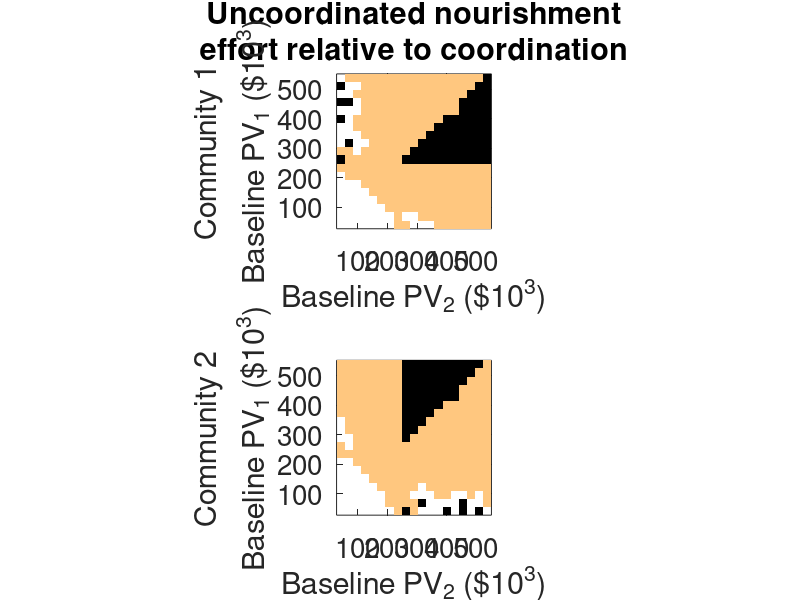
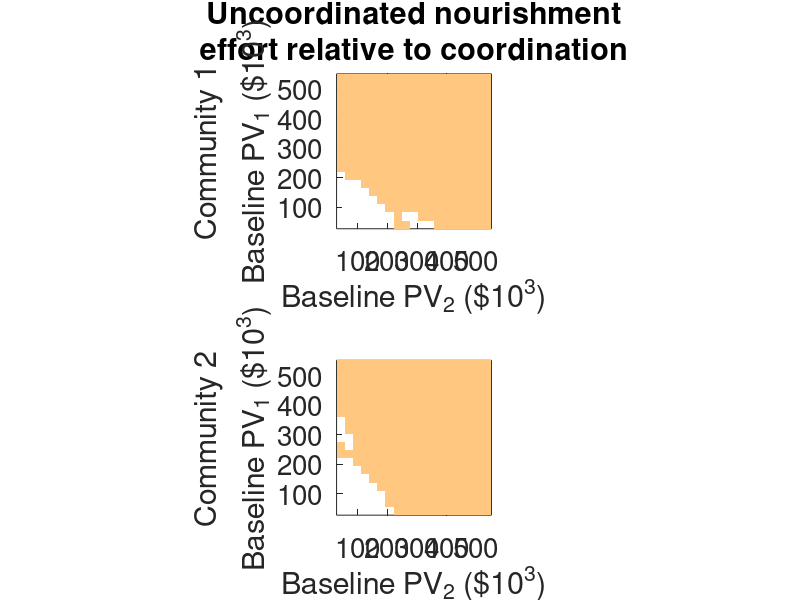

These figures' MATLAB source, in order:
load('basePV1_basePV2_sensitivity_analyses_DATA.mat')

R2_cons_diff=NaN(nn,mm);
R3_cons_diff=NaN(nn,mm);
R2_risk_diff=NaN(nn,mm);
R3_risk_diff=NaN(nn,mm);
R2_cons=NaN(nn,mm);
R3_cons=NaN(nn,mm);
R2_risk=NaN(nn,mm);
R3_risk=NaN(nn,mm);

for ii=1:numel(a2_vec) 
    for jj=1:numel(a3_vec)
        if isnan(R2_coord(ii,jj))
            R2_coord(ii,jj)=100;
        end
        if isnan(R3_coord(ii,jj))
            R3_coord(ii,jj)=100;
        end
        if isnan(R2_uncoord_cons(ii,jj))
            R2_uncoord_cons(ii,jj)=100;
        end
        if isnan(R3_uncoord_cons(ii,jj))
            R3_uncoord_cons(ii,jj)=100;
        end
        if isnan(R2_uncoord_risk(ii,jj))
            R2_uncoord_risk(ii,jj)=100;
        end
        if isnan(R3_uncoord_risk(ii,jj))
            R3_uncoord_risk(ii,jj)=100;
        end
        R2_cons_diff(ii,jj)=R2_uncoord_cons(ii,jj)-R2_coord(ii,jj);
        R3_cons_diff(ii,jj)=R3_uncoord_cons(ii,jj)-R3_coord(ii,jj);
        R2_risk_diff(ii,jj)=R2_uncoord_risk(ii,jj)-R2_coord(ii,jj);
        R3_risk_diff(ii,jj)=R3_uncoord_risk(ii,jj)-R3_coord(ii,jj);
        if R2_cons_diff(ii,jj)>0 && TNB_diff_cons(ii,jj)>0
            R2_cons(ii,jj)=-1;
        elseif R2_cons_diff(ii,jj)<0 && TNB_diff_cons(ii,jj)>0
            R2_cons(ii,jj)=1;
        end
        if R3_cons_diff(ii,jj)>0 && TNB_diff_cons(ii,jj)>0
            R3_cons(ii,jj)=-1;
        elseif R3_cons_diff(ii,jj)<0 && TNB_diff_cons(ii,jj)>0
            R3_cons(ii,jj)=1;
        end
        if R2_risk_diff(ii,jj)>0 && TNB_diff_risk(ii,jj)>0
            R2_risk(ii,jj)=-1;
        elseif R2_risk_diff(ii,jj)<0 && TNB_diff_risk(ii,jj)>0
            R2_risk(ii,jj)=1;
        end
        if R3_risk_diff(ii,jj)>0 && TNB_diff_risk(ii,jj)>0
            R3_risk(ii,jj)=-1;
        elseif R3_risk_diff(ii,jj)<0 && TNB_diff_risk(ii,jj)>0
            R3_risk(ii,jj)=1;
        end
    end
end

%% Figures
figure (1) %figure 5f-g in paper
subplot(2,1,1)
pcolor(a3_vec/1e3,a2_vec/1e3,R2_cons)
xlabel('Baseline PV_2 ($10^3)')
ylabel({'Community 1';'Baseline PV_1 ($10^3)'})
title({'Uncoordinated nourishment';'effort relative to coordination'})
set(gca,'FontSize',20)
caxis([-1 1])
pbaspect([1 1 1])
shading flat
colormap(flipud(copper))
subplot(2,1,2)
pcolor(a3_vec/1e3,a2_vec/1e3,R3_cons)
shading flat
pbaspect([1 1 1])
xlabel('Baseline PV_2 ($10^3)')
ylabel({'Community 2';'Baseline PV_1 ($10^3)'})
set(gca,'FontSize',20)
caxis([-1 1])
colormap(flipud(copper))

figure (2) %figure A1d-e in paper
subplot(2,1,1)
pcolor(a3_vec/1e3,a2_vec/1e3,R2_risk)
xlabel('Baseline PV_2 ($10^3)')
ylabel({'Community 1';'Baseline PV_1 ($10^3)'})
title({'Uncoordinated nourishment';'effort relative to coordination'})
set(gca,'FontSize',20)
caxis([-1 1])
pbaspect([1 1 1])
shading flat
colormap(flipud(copper))
subplot(2,1,2)
pcolor(a3_vec/1e3,a2_vec/1e3,R3_risk)
shading flat
pbaspect([1 1 1])
xlabel('Baseline PV_2 ($10^3)')
ylabel({'Community 2';'Baseline PV_1 ($10^3)'})
set(gca,'FontSize',20)
caxis([-1 1])
colormap(flipud(copper))

